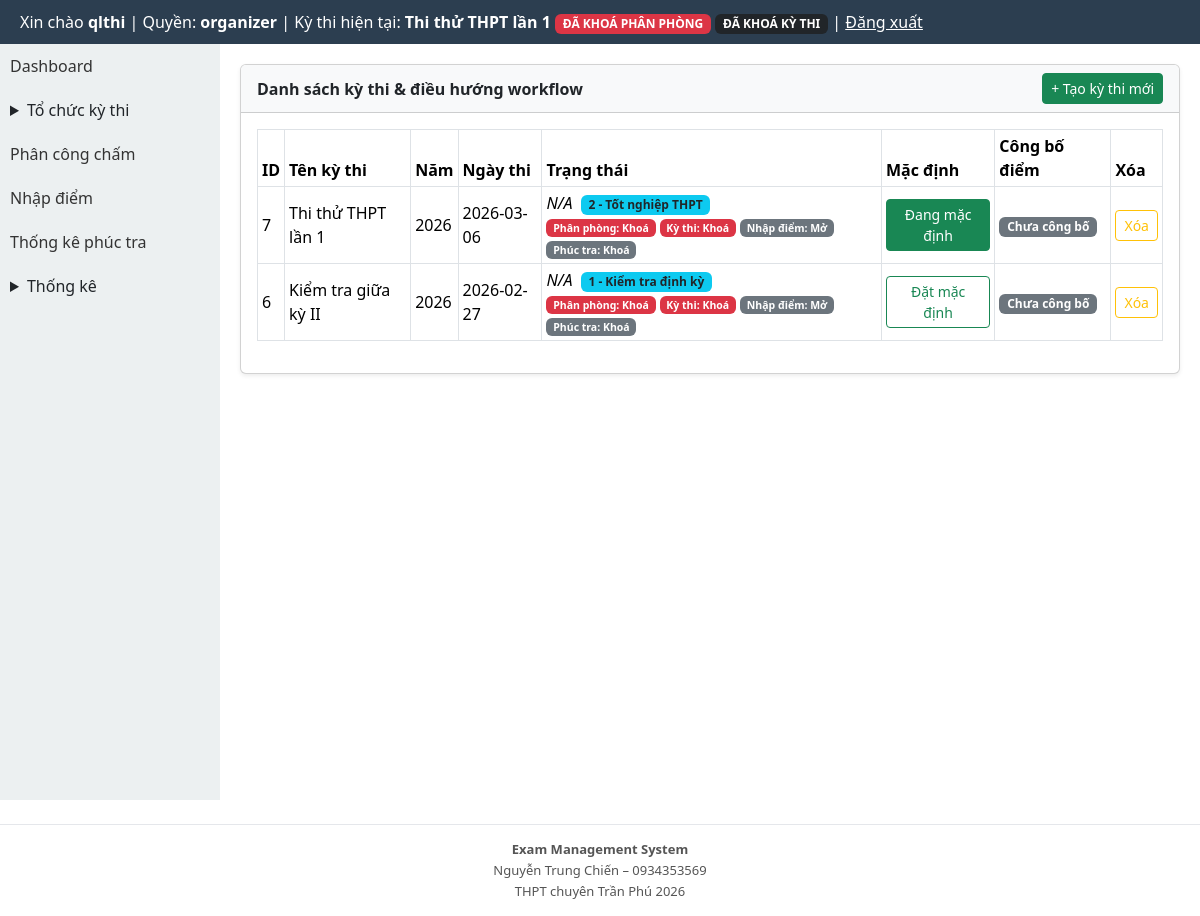
Screenshot of /modules/exams/index.php (signed in) with the database file from the repository.
### tables this page shows
CREATE TABLE exams (
  id INTEGER PRIMARY KEY AUTOINCREMENT,
  ten_ky_thi TEXT,
  nam INTEGER,
  ngay_thi TEXT
, is_default INTEGER DEFAULT 0, deleted_at TEXT, distribution_locked INTEGER DEFAULT 0, rooms_locked INTEGER DEFAULT 0, exam_locked INTEGER DEFAULT 0, scoring_closed INTEGER DEFAULT 0, exam_mode INTEGER DEFAULT 1, is_locked INTEGER DEFAULT 0, is_score_entry_locked INTEGER DEFAULT 0, is_score_published INTEGER DEFAULT 0, is_recheck_open INTEGER DEFAULT 0);

### core/auth.php (called while the page is built, shortened)
<?php
function normalize_role(?string $role): string {
    $normalized = strtolower(trim((string) $role));
    return match ($normalized) {
        'score_entry', 'score-input', 'score_input', 'nhapdiem', 'nhap_diem' => 'scorer',
        'exam_manager', 'quanlythi', 'exam-manager' => 'organizer',
        default => $normalized,
    };
}
function current_user_role(): string {
    $sessionRole = $_SESSION['role'] ?? null;
    if (is_string($sessionRole) && trim($sessionRole) !== '') {
        return normalize_role($sessionRole);
    }
    $userRole = $_SESSION['user']['role'] ?? null;
    return normalize_role(is_string($userRole) ? $userRole : '');
}

### modules/exams/_common.php (called while the page is built, shortened)
<?php
require_once BASE_PATH . '/core/auth.php';
require_once BASE_PATH . '/core/db.php';
require_once BASE_PATH . '/modules/exams/exam_context_helper.php';
function exams_normalize_exam_mode(mixed $mode): int
{
    $value = (int) $mode;
    return in_array($value, [1, 2], true) ? $value : 1;
}
function exams_exam_mode_label(mixed $mode): string
{
    return exams_normalize_exam_mode($mode) === 2 ? '2 - Tốt nghiệp THPT' : '1 - Kiểm tra định kỳ';
}

### modules/exams/exam_context_helper.php (called while the page is built, shortened)
<?php
function getCurrentExam(): ?array
{
    global $pdo;
    $cols = array_column($pdo->query('PRAGMA table_info(exams)')->fetchAll(PDO::FETCH_ASSOC), 'name');
    $hasDeletedAt = in_array('deleted_at', $cols, true);
    $activeWhere = $hasDeletedAt ? '(deleted_at IS NULL OR trim(deleted_at) = "")' : '1=1';
    $defaultStmt = $pdo->query('SELECT * FROM exams WHERE ' . $activeWhere . ' AND is_default = 1 ORDER BY id DESC LIMIT 1');
    $defaultExam = $defaultStmt ? $defaultStmt->fetch(PDO::FETCH_ASSOC) : false;
    if (is_array($defaultExam)) {
        return $defaultExam;
    }
}
function getCurrentExamId(): int
{
    $exam = getCurrentExam();
    return (int) ($exam['id'] ?? 0);
}

### modules/exams/index.php (the view, shortened to what this page needs)
<?php
require_once BASE_PATH . '/modules/exams/_common.php';
$csrf = exams_get_csrf_token();
$hasTrangThai = false;
$selectTrangThai = $hasTrangThai ? ', trang_thai' : '';
$currentExamId = getCurrentExamId();
$isAdmin = current_user_role() === 'admin';
$examWhere = $isAdmin ? '' : ' WHERE deleted_at IS NULL';
$exams = $pdo->query('SELECT id, ten_ky_thi, nam, ngay_thi, exam_mode, deleted_at, is_default,
    COALESCE(distribution_locked,0) AS distribution_locked,
    COALESCE(rooms_locked,0) AS rooms_locked,
    COALESCE(is_locked,0) AS is_locked,
    COALESCE(exam_locked,0) AS exam_locked,
    COALESCE(is_score_entry_locked,0) AS is_score_entry_locked,
    COALESCE(is_recheck_open,0) AS is_recheck_open,
    COALESCE(scoring_closed,0) AS scoring_closed,
    COALESCE(is_score_published,0) AS is_score_published' . $selectTrangThai . ' FROM exams' . $examWhere . ' ORDER BY id DESC')->fetchAll(PDO::FETCH_ASSOC);
require_once BASE_PATH . '/layout/header.php';
?>
<link href="https://cdn.jsdelivr.net/npm/bootstrap@5.3.3/dist/css/bootstrap.min.css" rel="stylesheet">
<div style="display:flex;min-height:calc(100vh - 44px);">
    <?php require_once BASE_PATH . '/layout/sidebar.php'; ?>
    <div style="flex:1;padding:20px;min-width:0;">
        <div class="card shadow-sm">
            <div class="card-header bg-light d-flex justify-content-between align-items-center">
                <strong>Danh sách kỳ thi & điều hướng workflow</strong>
                <button class="btn btn-success btn-sm" type="button" data-bs-toggle="collapse" data-bs-target="#createExamPanel" aria-expanded="false" aria-controls="createExamPanel">+ Tạo kỳ thi mới</button>
            </div>
            <div class="card-body">
                <div class="table-responsive">
                    <table class="table table-bordered table-sm align-middle">
                        <thead>
                        <tr><th>ID</th><th>Tên kỳ thi</th><th>Năm</th><th>Ngày thi</th><th>Trạng thái</th><th>Mặc định</th><?php if ($isAdmin): ?><th>Workflow</th><?php endif; ?><th>Công bố điểm</th><th>Xóa</th></tr>
                        </thead>
                        <tbody>
                        <?php if (empty($exams)): ?>
                            <tr><td colspan="<?= $isAdmin ? 9 : 8 ?>" class="text-center">Chưa có kỳ thi.</td></tr>
                        <?php else: foreach ($exams as $exam): ?>
                            <?php $isDeleted = !empty($exam['deleted_at']); ?>
                            <tr class="<?= $isDeleted ? 'table-warning' : '' ?>">
                                <td><?= (int) $exam['id'] ?></td>
                                <td><?= htmlspecialchars((string) $exam['ten_ky_thi'], ENT_QUOTES, 'UTF-8') ?></td>
                                <td><?= htmlspecialchars((string) $exam['nam'], ENT_QUOTES, 'UTF-8') ?></td>
                                <td><?= htmlspecialchars((string) $exam['ngay_thi'], ENT_QUOTES, 'UTF-8') ?></td>
                                <td>
                                    <?= $hasTrangThai ? htmlspecialchars((string) ($exam['trang_thai'] ?? ''), ENT_QUOTES, 'UTF-8') : '<em>N/A</em>' ?>
                                    <span class="badge bg-info text-dark ms-1"><?= htmlspecialchars(exams_exam_mode_label($exam['exam_mode'] ?? 1), ENT_QUOTES, 'UTF-8') ?></span>
                                    <?php
                                        $distributionLocked = (int) ($exam['distribution_locked'] ?? 0) === 1
                                            || (int) ($exam['rooms_locked'] ?? 0) === 1
                                            || (int) ($exam['is_locked'] ?? 0) === 1;
                                        $examLockedRow = (int) ($exam['exam_locked'] ?? 0) === 1;
                                        $scoreEntryLocked = (int) ($exam['is_score_entry_locked'] ?? 0) === 1
                                            || (int) ($exam['scoring_closed'] ?? 0) === 1;
                                        $recheckOpen = (int) ($exam['is_recheck_open'] ?? 0) === 1;
                                    ?>
                                    <div class="small mt-1 d-flex flex-wrap gap-1">
                                        <span class="badge <?= $distributionLocked ? 'bg-danger' : 'bg-secondary' ?>">Phân phòng: <?= $distributionLocked ? 'Khoá' : 'Mở' ?></span>
                                        <span class="badge <?= $examLockedRow ? 'bg-danger' : 'bg-secondary' ?>">Kỳ thi: <?= $examLockedRow ? 'Khoá' : 'Mở' ?></span>
                                        <span class="badge <?= $scoreEntryLocked ? 'bg-danger' : 'bg-secondary' ?>">Nhập điểm: <?= $scoreEntryLocked ? 'Khoá' : 'Mở' ?></span>
                                        <span class="badge <?= $recheckOpen ? 'bg-success' : 'bg-secondary' ?>">Phúc tra: <?= $recheckOpen ? 'Mở' : 'Khoá' ?></span>
                                    </div>
                                </td>
                                <td>
                                    <form method="post" class="d-inline">
                                        <button class="btn btn-sm <?= $currentExamId === (int) $exam['id'] ? 'btn-success' : 'btn-outline-success' ?>" type="submit"><?= $currentExamId === (int)$exam['id'] ? 'Đang mặc định' : 'Đặt mặc định' ?></button>
                                    </form>
                                </td>
                                <td>
                                    <?php if ($isAdmin): ?>
                                        <form method="post" class="d-inline">
                                            <input type="hidden" name="csrf_token" value="<?= htmlspecialchars($csrf, ENT_QUOTES, 'UTF-8') ?>">
                                            <input type="hidden" name="action" value="toggle_score_publish">
                                            <input type="hidden" name="exam_id" value="<?= (int) $exam['id'] ?>">
                                            <input type="hidden" name="publish" value="<?= ((int) ($exam['is_score_published'] ?? 0) === 1) ? 0 : 1 ?>">
                                            <button class="btn btn-sm <?= ((int) ($exam['is_score_published'] ?? 0) === 1) ? 'btn-danger' : 'btn-outline-danger' ?>" type="submit">
                                                <?= ((int) ($exam['is_score_published'] ?? 0) === 1) ? 'Tắt công bố điểm' : 'Bật công bố điểm' ?>
                                            </button>
                                        </form>
                                    <?php else: ?>
                                        <span class="badge bg-secondary"><?= ((int) ($exam['is_score_published'] ?? 0) === 1) ? 'Đã công bố' : 'Chưa công bố' ?></span>
                                    <?php endif; ?>
                                </td>
                                <td>
                                    <div class="d-flex flex-column gap-1">
                                        <?php if (!$isDeleted): ?>
                                            <form method="post" onsubmit="return confirm('Bạn chắc chắn muốn xóa kỳ thi này?')">
                                                <button class="btn btn-sm btn-outline-warning"><?= $isAdmin ? 'Xóa tạm' : 'Xóa' ?></button>
                                            </form>
                                        <?php endif; ?>
                                    </div>
                                </td>
                            </tr>
                        <?php endforeach; endif; ?>
                        </tbody>
                    </table>
                </div>
            </div>
        </div>
    </div>
</div>
<?php require_once BASE_PATH . '/layout/footer.php'; ?>

### templates/header.php (style rules this page uses)
* { box-sizing: border-box; }
body { margin:0; font-family: Arial; }

### rows the page displays
exams: id "7", ten_ky_thi "Thi thử THPT lần 1", nam "2026", ngay_thi "2026-03-06", exam_mode "2 - Tốt nghiệp THPT", shows "Đang mặc định"
exams: id "6", ten_ky_thi "Kiểm tra giữa kỳ II", nam "2026", ngay_thi "2026-02-27", exam_mode "1 - Kiểm tra định kỳ", shows "Đặt mặc định"

### other values shown
$_SESSION['user']['username'] "qlthi"
$role "organizer"
$currentExamInfo['ten_ky_thi'] "Thi thử THPT lần 1"
